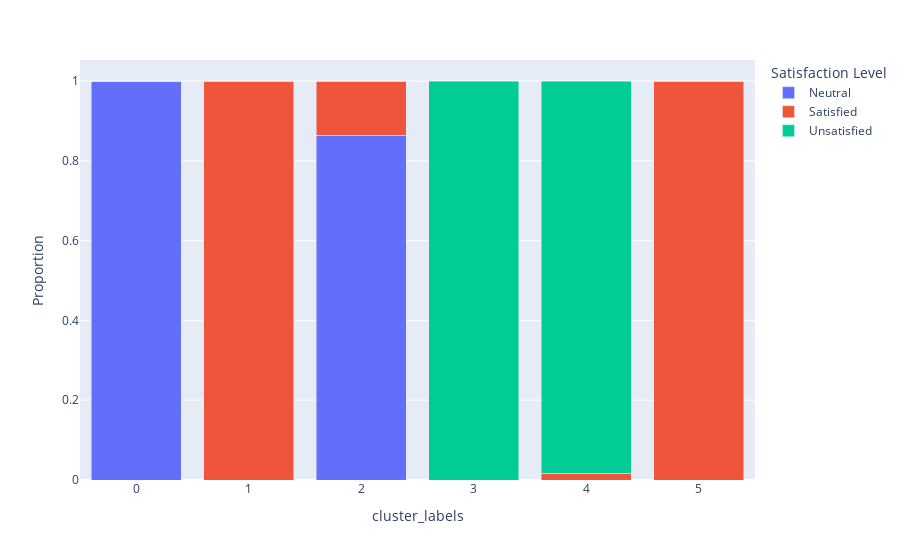

Notebook cell for this chart:
### Code cell
satisfaction_level_dist = df_satisfaction_level.reset_index().melt(id_vars="cluster_labels", var_name = "Satisfaction Level", value_name ="Proportion")
fig =px.bar(satisfaction_level_dist, barmode="stack", x="cluster_labels", y="Proportion", color="Satisfaction Level")
fig.show()

### Figure 1 — Plotly figure (JSON) as saved in the notebook; plotly's stock layout.template omitted (floating-point values rounded to 4 significant figures)
{"data": [{"alignmentgroup": "True", "hovertemplate": "Satisfaction Level=Neutral<br>cluster_labels=%{x}<br>Proportion=%{y}<extra></extra>", "legendgroup": "Neutral", "marker": {"color": "#636efa", "pattern": {"shape": ""}}, "name": "Neutral", "offsetgroup": "Neutral", "orientation": "v", "showlegend": true, "textposition": "auto", "type": "bar", "x": ["0", "1", "2", "3", "4", "5"], "xaxis": "x", "y": [1, 0, 0.8644, 0, 0, 0], "yaxis": "y"}, {"alignmentgroup": "True", "hovertemplate": "Satisfaction Level=Satisfied<br>cluster_labels=%{x}<br>Proportion=%{y}<extra></extra>", "legendgroup": "Satisfied", "marker": {"color": "#EF553B", "pattern": {"shape": ""}}, "name": "Satisfied", "offsetgroup": "Satisfied", "orientation": "v", "showlegend": true, "textposition": "auto", "type": "bar", "x": ["0", "1", "2", "3", "4", "5"], "xaxis": "x", "y": [0, 1, 0.1356, 0, 0.01695, 1], "yaxis": "y"}, {"alignmentgroup": "True", "hovertemplate": "Satisfaction Level=Unsatisfied<br>cluster_labels=%{x}<br>Proportion=%{y}<extra></extra>", "legendgroup": "Unsatisfied", "marker": {"color": "#00cc96", "pattern": {"shape": ""}}, "name": "Unsatisfied", "offsetgroup": "Unsatisfied", "orientation": "v", "showlegend": true, "textposition": "auto", "type": "bar", "x": ["0", "1", "2", "3", "4", "5"], "xaxis": "x", "y": [0, 0, 0, 1, 0.9831, 0], "yaxis": "y"}], "layout": {"barmode": "stack", "legend": {"title": {"text": "Satisfaction Level"}, "tracegroupgap": 0}, "margin": {"t": 60}, "xaxis": {"anchor": "y", "domain": [0, 1], "title": {"text": "cluster_labels"}}, "yaxis": {"anchor": "x", "domain": [0, 1], "title": {"text": "Proportion"}}}}
